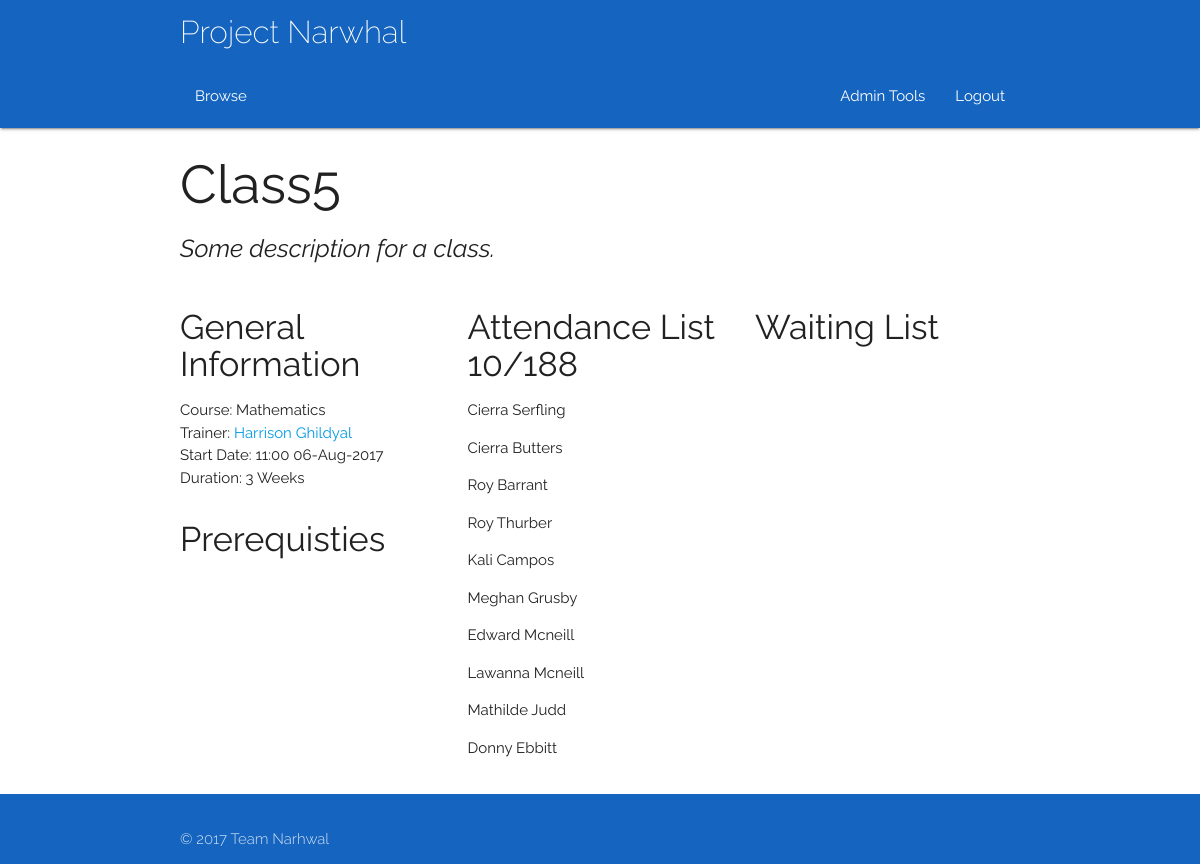
Page /class/5 (signed in) on the committed database.
### app/models.py (models this page shows, shortened)
class Class(db.Model):
	__tablename__ = 'Class'
	classID = db.Column(db.Integer, primary_key = True)
	coursePoint = db.Column(db.Integer, db.ForeignKey('Course.courseID'))
	course = db.relationship("Course", foreign_keys = [coursePoint])
	courseID = db.Column(db.Integer)
	title = db.Column(db.String(100))
	description = db.Column(db.String(100))
	capacity = db.Column(db.Integer)
	startDate = db.Column(db.DateTime)
	duration = db.Column(db.Integer)
	endDate = db.Column(db.DateTime)
	reqFac = db.Column(db.String(100), default = 'None')
	preTrain = relationship("Class")
	parent_id = Column(db.Integer, ForeignKey('Class.classID'))
	locationPoint = db.Column(db.Integer, db.ForeignKey('Room.roomID'))
	location = db.relationship("Room", foreign_keys = [locationPoint])
	trainerPoint = db.Column(db.Integer, db.ForeignKey('Trainer.trainerID'))
	trainer = db.relationship("Trainer", foreign_keys = [trainerPoint])
	attendanceList = db.relationship('Delegate', secondary = association_table)
	waitList = db.relationship('Delegate', secondary = waiting_table)

class Course(db.Model):
	__tablename__ = 'Course'
	courseID = db.Column(db.Integer, primary_key = True)
	title = db.Column(db.String(100))
	description = db.Column(db.String(100))

class User(db.Model):
	__tablename__ = 'User'
	userID = db.Column(db.Integer, primary_key = True)
	name = db.Column(db.String(100))
	username = db.Column(db.String(100))
	email = db.Column(db.String(100))
	password = db.Column(db.String(100))
	type = db.Column(db.String(100))
	__mapper_args__ = {
		'polymorphic_identity': 'base',
		'polymorphic_on': type
	}

class Delegate(User):
	__tablename__ = 'Delegate'
	delID = db.Column(db.Integer, db.ForeignKey('User.userID'), primary_key = True)
	classList= db.relationship("Class", secondary = association_table)
	__mapper_args__ = {
		'polymorphic_identity': 'Delegate',
	}

### app/views.py (the view)
@app.route('/class/<id>')
@login_required
def adminClassDetails(id):
    classID = id
    if current_user.type != 'Admin':
        abort(403)
    current_class = classes(classID=classID)
    attSize = len(current_class.attendanceList)
    return render_template('adminClassDetails.html', title=current_class.title + 'Details', current_class=current_class, attSize = attSize)

### app/views.py (called while the page is built)
@login_manager.user_loader
def load_user(id):
    return models.User.query.get(id)

### queries.py (called while the page is built)
def listConvert(x):
    if(x.count() == 1):
        x = x[0]
        return x
    else:
        y = []
    for i in x:
        y.append(i)
    return y

def classes(**kwargs):
    q = models.Class.query.filter_by(**kwargs)
    q = listConvert(q)
    return q

### app/templates/adminClassDetails.html (shortened to what this page needs)
{% extends "base.html" %} {% block content %}
<div class="container">
    <div class="row">
        <div class = "col s12">
            <h2>{{current_class.title}}</h2>
            <h5><i>{{current_class.description}}</i></h5>
        </div>
    </div>
    <div class = "row">
        <div class = "col s12 l4">
        <h4>General Information</h4>
        <ul>
        <li>Course: {{current_class.course.title}}</li>
        <li>Trainer: <a href="/trainers/{{current_class.trainer.trainerID}}">{{current_class.trainer.name}}</a></li>
        <li>Start Date: {{current_class.startDate.strftime('%H:%M %d-%b-%Y') }}</li>
        <li>Duration: {{current_class.duration}} Weeks</li>
        </ul>
        <div class = "row">
        <div class ="col s12">
        <h4>Prerequisties</h4>
        </div>
        </div>
        </div>
        <div class = "col s12 l4">
        <h4>Attendance List {{attSize}}/{{current_class.capacity}}</h4>
        {%- for item in current_class.attendanceList %}
        <p> {{item.name}} </p>
        {%- endfor %}
        </div>
        <div class = "col s12 l4">
        <h4>Waiting List<h4>
        </div>
    </div>
</div>
    {% endblock %}

### app/static/css/style.css (style rules this page uses)
html { font-family: 'Raleway', sans-serif; }
.Site { display: flex; min-height: 100vh; flex-direction: column; }

### rows in the picture
Class: title "Class5", description "Some description for a class.", startDate "11:00 06-Aug-2017", duration "3", capacity "188"
Course: course "Mathematics"
User: trainer.name "Harrison Ghildyal"
Delegate: name "Cierra Serfling"
Delegate: name "Cierra Butters"
Delegate: name "Roy Barrant"
Delegate: name "Roy Thurber"
Delegate: name "Kali Campos"
Delegate: name "Meghan Grusby"
Delegate: name "Edward Mcneill"
Delegate: name "Lawanna Mcneill"
Delegate: name "Mathilde Judd"
Delegate: name "Donny Ebbitt"

### other values in the picture
{{ attSize }} "10"
